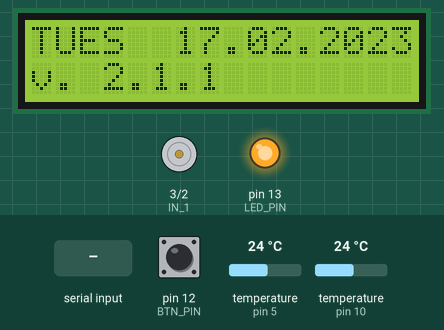
Bench run of a sketch on a simulated Arduino Uno, built with avr-gcc and run on an emulated ATmega328P. On the bench: 16×2 character LCD, motor-driver pin pairs drawn as motors (green arrow = first pin HIGH = forward, orange = second pin HIGH = backward, longer = more drive, scaled by the enable pin), output pins drawn as LEDs (lit = HIGH). Inputs (shaded band) come from the test bench; at power-on: temperature (sensors on pin 5, pin 10) 24 °C, pin 12 (BTN_PIN) LOW. What the sketch prints to the serial monitor is not drawn. At 45.7 s the program stops and its outputs stay as they are.

Above: at 6.8 s.
14.9 s: "R" received over the second serial link
At 20.7 s:
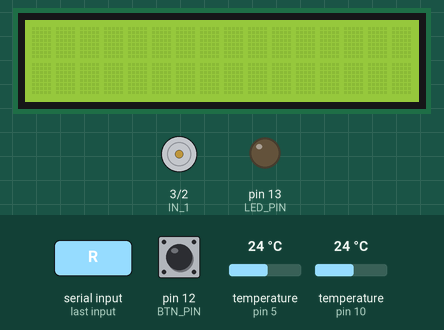
21.2 s: temperature (sensor on pin 5) set to 12 °C
At 24.3 s:
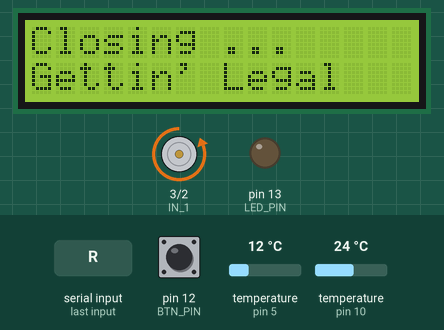
27.5 s: pin 12 (BTN_PIN) pulled HIGH for 3 s
At 31.6 s:
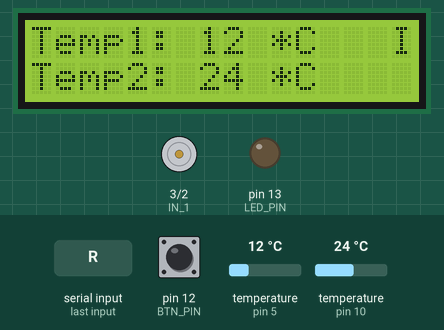
33.8 s: temperature (sensor on pin 10) set to 12 °C
Timing chart, 0 to 47.1 s (numbered marks = the images above; inputs shaded):
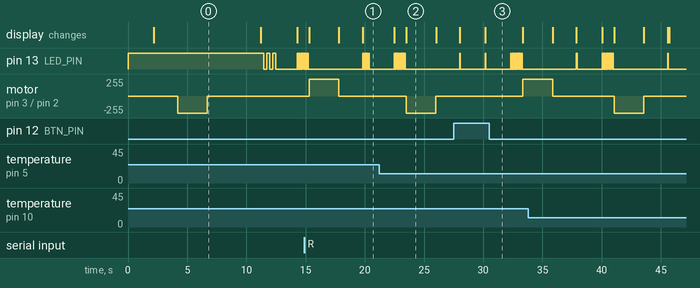

Measured:
- what the display in image 0 shows lasts 9.0 s, from 2.2 s to 11.2 s
- what the display in image 2 shows lasts 2.5 s, from 23.5 s to 26.0 s

The sketch:

car_ent.ino
```cpp
#include "hal.h"
#include "StatusLed.h"
#include "ValveSwitch.h"
#include "ValveControl.h"
#include "LcdControl.h"
#include "Temperature.h"
#include "Comm.h"

float tempExhaust, tempValve;                     // Globaly store temperatures fromo the two sensors


void setup() {

  InitStatusLed();
  TurnLedOn();

  InitComm();

  InitLcd();
  printDemo();


  InitValveSwitch();

  InitValve();
  CloseValve();

  InitTemperatureSensors();

  delay(3000);
  ClearDisplay();
  Blink(3);
}

void loop() {

  tempExhaust = getTemperaturesExhaust();
  tempValve   = getTemperaturesValve();
  printTemperature(tempExhaust, tempValve);
  printShortValveStatus(GetValveStatus());

  // Make connection between the button and the valve
  if( getButtonStatus() == IS_BTN_PRESSED) {
    QuickBlink(10);
    if(GetValveStatus() == VALVE_CLOSED) {
      printValveOpening();
      OpenValve();
      printDone();
    }
    else {
      printValveClosing();
      CloseValve();
      printDone();
    }
  }

  Ping();
  if (CheckPing() == COMM_NOT_OK) {
    printCommLost();
    while(1);
  }
  delay(500);
}
```

Comm.cpp
```cpp
#include <Arduino.h>
#include <SoftwareSerial.h>
#include "hal.h"
#include "Comm.h"
#include "StatusLed.h"

unsigned long lastReceiveTime = 0;
unsigned long lastSentTime = 0;
SoftwareSerial Comm(COMM_RX, COMM_TX);

// Initialize Communication interface
void InitComm() {
  Comm.begin(COMM_SPEED);
  Comm.listen();
  Serial.begin(9600);
}

// Function to send ping message
void Ping() {
  if (millis() - lastSentTime >= 500) {
    Comm.print('R');
    lastSentTime = millis();
    QuickBlink(1);
    Serial.println("Ping");
  }
}

// Function to receive ping
int CheckPing() {


  if (Comm.available()) {
    char receivedChar = Comm.read(); // Read the received character
    Serial.println("Rx");
    if (receivedChar == 'R') {
      lastReceiveTime = millis(); // Update the last received time
      QuickBlink(5);
      return COMM_OK;
    }
  }

  // Check if more than 2 seconds have passed since the last received time
  if (millis() - lastReceiveTime > 20000) {

    return COMM_NOT_OK;
  } else{
    return COMM_OK;
  }
}
```

Comm.h
```cpp
#ifndef __COMM_H__
#define __COMM_H__

//###########################################
// Comm control abstraction
//###########################################
void InitComm();

void Ping();
int  CheckPing();
//###########################################

#endif
```

StatusLed.cpp
```cpp
#include <Arduino.h>
#include "hal.h"
#include "StatusLed.h"

// Initialize status led
void InitStatusLed() {
  pinMode(LED_PIN, OUTPUT);
  TurnLedOff();
}

// Function to turn status led on
void TurnLedOn() {
  digitalWrite(LED_PIN, LED_ON);
}

// Function to turn status led off
void TurnLedOff() {
  digitalWrite(LED_PIN, LED_OFF);
}

// Function to make a led blink
void Blink(unsigned char blinks) {

  for(unsigned char i = 0; i < blinks; i++) {
    TurnLedOn();
    delay(250);
    TurnLedOff();
    delay(250);
  }

}

// Blink the Status led quickly
void QuickBlink(unsigned char blinks) {

  for(unsigned char i = 0; i < blinks; i++) {
    TurnLedOn();
    delay(50);
    TurnLedOff();
    delay(50);
  }

}
```

StatusLed.h
```cpp
#ifndef __STATUSLED_H__
#define __STATUSLED_H__

//###########################################
// Status led control abstraction
//###########################################
void InitStatusLed();

void TurnLedOn();
void TurnLedOff();

void Blink(unsigned char blinks);

void QuickBlink(unsigned char blinks);
//###########################################

#endif
```

Temperature.cpp
```cpp
#include <Arduino.h>
#include <OneWire.h>
#include <DallasTemperature.h>
#include "hal.h"
#include "Temperature.h"

OneWire oneWire_Exhaust(ONE_WIRE_BUS_EXHAUST);
OneWire oneWire_Valve(ONE_WIRE_BUS_VALVE);

DallasTemperature sensors_tE(&oneWire_Exhaust);   // Temperature sensor for Exhaust gases
DallasTemperature sensors_tV(&oneWire_Valve);     // Temperature sensor for the outcomming valve

void InitTemperatureSensors() {
  sensors_tE.begin();
  sensors_tV.begin();

  sensors_tE.requestTemperatures();
  sensors_tV.requestTemperatures();
}

float getTemperaturesExhaust() {
  sensors_tE.requestTemperatures();

  return sensors_tE.getTempCByIndex(0);
}

float getTemperaturesValve() {
  sensors_tV.requestTemperatures();

  return sensors_tV.getTempCByIndex(0);
}
```

Temperature.h
```cpp
#ifndef __TEMPERATURE_H__
#define __TEMPERATURE_H__

//###########################################
// Status led control abstraction
//###########################################
void InitTemperatureSensors();

float getTemperaturesExhaust();
float getTemperaturesValve();

//###########################################

#endif
```

ValveControl.cpp
```cpp
#include <Arduino.h>
#include "hal.h"
#include "ValveControl.h"

int ValveStatus = VALVE_CLOSED;

// Initialize valve control pins
void InitValve() {
  pinMode(EN_A, OUTPUT);
  pinMode(IN_1, OUTPUT);
  digitalWrite(IN_1, LOW);
  pinMode(IN_2, OUTPUT);
  digitalWrite(IN_2, LOW);
}

// Function to open the valve
void CloseValve() {
  digitalWrite(EN_A, HIGH);
  digitalWrite(IN_1, LOW);
  digitalWrite(IN_2, HIGH);
  delay(TIME_MS_VALVE_OPERATION);
  digitalWrite(EN_A, LOW);
  digitalWrite(IN_1, LOW);
  digitalWrite(IN_2, LOW);

  ValveStatus = VALVE_CLOSED;
}

// Function to close the valve
void OpenValve() {
  digitalWrite(EN_A, HIGH);
  digitalWrite(IN_1, HIGH);
  digitalWrite(IN_2, LOW);
  delay(TIME_MS_VALVE_OPERATION);
  digitalWrite(EN_A, LOW);
  digitalWrite(IN_1, LOW);
  digitalWrite(IN_2, LOW);

  ValveStatus = VALVE_OPENED;
}

// Function to get the status of the valve
int GetValveStatus() {
  return ValveStatus;
}
```

ValveControl.h
```cpp
#ifndef __VALVECONTROL_H__
#define __VALVECONTROL_H__

//###########################################
// Valve control abstraction
//###########################################
void InitValve();

void OpenValve();
void CloseValve();

int GetValveStatus();
//###########################################

#endif
```

ValveSwitch.cpp
```cpp
#include <Arduino.h>
#include "hal.h"
#include "ValveSwitch.h"

// Initialize button that controls valve
void InitValveSwitch() {
  pinMode(BTN_PIN , INPUT);

}

// Get status of the button
int getButtonStatus() {
  int buttonStatus;

  buttonStatus = digitalRead(BTN_PIN);

  return buttonStatus;
}
```

ValveSwitch.h
```cpp
#ifndef __VALVESWITCH_H__
#define __VALVESWITCH_H__

//###########################################
// Valve switch abstraction
//###########################################
void InitValveSwitch();

int getButtonStatus();
//###########################################

#endif
```

LcdControl.cpp
```cpp
#include <Arduino.h>
#include <LiquidCrystal_I2C.h>
#include "hal.h"
#include "LcdControl.h"

LiquidCrystal_I2C lcd(LCD_I2C_ADDR, LCD_COLS, LCD_ROWS);

// Initialize LCD screen
void InitLcd() {

  lcd.init();
  lcd.begin(LCD_COLS, LCD_ROWS);
  ClearDisplay();
  lcd.backlight();
}

// Print Demo screen
void printDemo() {

  ClearDisplay();
  lcd.setCursor(0, 0);
  lcdPrintString("Valve control", 13);
  lcd.setCursor(0, 1);
  lcdPrintString("Ivo Dimov", 9);

  delay(2000);

  ClearDisplay();
  lcd.setCursor(0, 0);
  lcdPrintString("TUES  17.02.2023", 16);
  lcd.setCursor(0, 1);
  lcdPrintString("v. 2.1.1", 8);

  delay(2000);
}

void ClearDisplay() {
  lcd.clear();
}

// To print const strings like "Hello world", use this thing
void lcdPrintString(const char _str[], int _size) {
  for(int i = 0; i < _size; i++) {
    lcd.print(_str[i]);
  }
}

// For any other uses
void lcdPrint(char _str[], int _size) {
  for(int i = 0; i < _size; i++) {
    lcd.print(_str[i]);
  }
}

// Print a Screen showing the valve is opening
void printValveOpening(){

  ClearDisplay();
  lcd.setCursor(0, 0);
  lcdPrintString("Opening ...", 11);
  lcd.setCursor(0, 1);
  lcdPrintString("Ridin\' dirty", 12);
}

// Print a Screen showing the valve is closing
void printValveClosing(){

  ClearDisplay();
  lcd.setCursor(0, 0);
  lcdPrintString("Closing ...", 11);
  lcd.setCursor(0, 1);
  lcdPrintString("Gettin\' Legal", 13);
}

// Print a Screen showing a operation is done
void printDone() {
  ClearDisplay();
  lcd.setCursor(0, 0);
  lcdPrintString("    Done", 9);
  delay(2000);
  ClearDisplay();
}

// Print a Screen showing the valve of both temperature sensors
void printTemperature( int _temp_valve, int _temp_exhaust) {
  ClearDisplay();
  lcd.setCursor(0, 0);

  lcdPrint("Temp1: ", 7);
  lcd.print(_temp_valve);
  lcdPrint(" *C", 3);

  lcd.setCursor(0, 1);
  lcdPrint("Temp2: ", 7);
  lcd.print(_temp_exhaust);
  lcdPrint(" *C", 3);
}

// Print a Screen showing the valve of both temperature sensors
void printCommLost() {
  ClearDisplay();
  lcd.setCursor(0, 0);

  lcdPrint("Comm with GSM", 13);

  lcd.setCursor(0, 1);
  lcdPrint("LOST !", 6);
}

void printShortValveStatus(int _valve_status) {

  lcd.setCursor(15, 0);
  if(_valve_status == VALVE_OPENED)
    lcdPrintString("O", 1);
  else
    lcdPrintString("I", 1);

}
```

LcdControl.h
```cpp
#ifndef __LCDCONTROL_H__
#define __LCDCONTROL_H__

//###########################################
// LCD abstraction
//###########################################
void InitLcd();

void ClearDisplay();
void lcdPrint(char _str[], int _size);
void lcdPrintString(const char _str[], int _size);

void printDemo();
void printValveOpening();
void printValveClosing();
void printDone();
void printTemperature( int _temp_valve, int _temp_exhaust);
void printCommLost();

void printShortValveStatus(int _valve_status);
//###########################################

#endif
```

hal.h
```cpp
#ifndef __HAL_H__
#define __HAL_H__

//###########################################
// Hardware Abstraction Layer - HAL
//###########################################

// HAL related to valve control
#define EN_A 			4
#define IN_1 			3
#define IN_2 			2

#define VALVE_CLOSED  		0
#define VALVE_OPENED   		1

#define TIME_MS_VALVE_OPERATION 2500
//-------------------------------------------

// HAL related to temperature sensors
#define ONE_WIRE_BUS_VALVE    	10
#define ONE_WIRE_BUS_EXHAUST  	5     //Temp 2
//-------------------------------------------

// HAL related to button control
#define BTN_PIN 		12
#define IS_BTN_PRESSED LOW
//-------------------------------------------

// HAL related to status led
#define LED_PIN    		13
#define LED_ON			HIGH
#define LED_OFF			LOW

// HAL related to LCD
#define LCD_ROWS        2
#define LCD_COLS        16
#define LCD_I2C_ADDR    0x27

// HAL related to Communication
#define COMM_RX 9
#define COMM_TX 8
#define COMM_SPEED	9600
#define COMM_OK		1
#define COMM_NOT_OK	0
//###########################################

#endif
```
